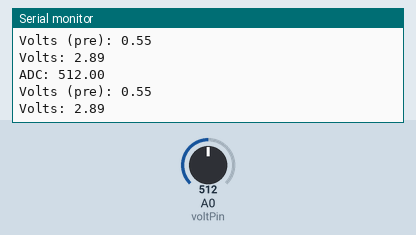
A sketch run on a simulated Arduino Uno, built with avr-gcc and run on an emulated ATmega328P. Shown: the last lines printed to the serial monitor. The test bench sets the inputs (shaded band); at power-on: A0 (voltPin) = 512.

Above: at 1.3 s.
1.4 s: A0 (voltPin) set to 716
At 1.83 s:
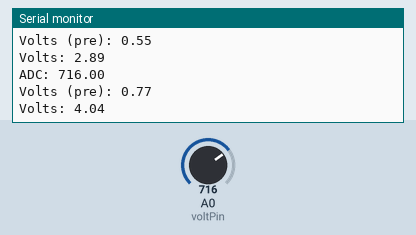
2.9 s: A0 (voltPin) set to 900
At 3.33 s:
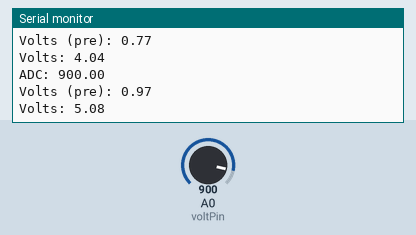
Timing chart, 0 to 5.9 s (numbered marks = the images above; inputs shaded):
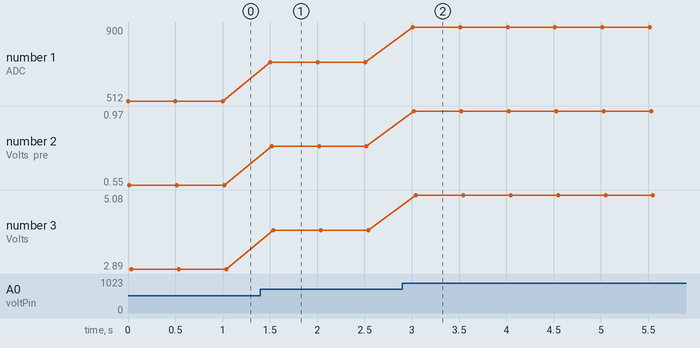

Measured:
- after the input at 1.4 s, the serial monitor: prints a new line after 0.11 s (image 1)
- after the input at 2.9 s, the serial monitor: prints a new line after 0.11 s (image 2)
- plotted number 1: 512 → 716 after the input at 1.4 s, 716 → 900 after the input at 2.9 s
- plotted number 2: 0.55 → 0.77 after the input at 1.4 s, 0.77 → 0.97 after the input at 2.9 s
- plotted number 3: 2.89 → 4.04 after the input at 1.4 s, 4.04 → 5.08 after the input at 2.9 s

The sketch:

voltmeter.ino
```cpp
//Analog volt read pin

const int voltPin = 0;

//Variables for voltage divider

float denominator;

int resistor1 = 5100;

int resistor2 = 1200;

void setup() {

  Serial.begin(9600);
  //Convert resistor values to division value
  //  Equation is previously mentions voltage divider equation
  //  R2 / (R1 + R2)
  //  In this case returns 0.20 or 1/5
  analogReference(INTERNAL);
  denominator = (float)resistor2 / (resistor1 + resistor2);
} // Void Setup Close

void loop() {

  float voltage;
  //Obtain RAW voltage data
  voltage = analogRead(voltPin);
  Serial.print("ADC: ");
  Serial.println(voltage);
  //Convert to actual voltage (0 - 5 Vdc)
  voltage = (voltage / 1024) * 1.1;
  Serial.print("Volts (pre): ");
  Serial.println(voltage);
  //Convert to voltage before divider
  //  Divide by divider = multiply
  //  Divide by 1/5 = multiply by 5
  voltage = voltage / denominator;
  //Output to serial
  Serial.print("Volts: ");
  Serial.println(voltage);
  //Delay to make serial out readable
  delay(500);
} // void loop close
```
